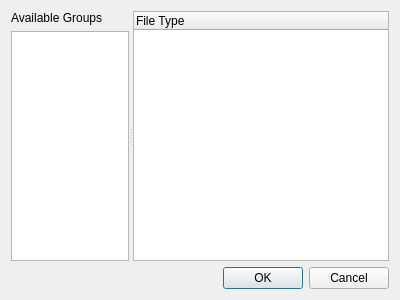
<?xml version="1.0" encoding="UTF-8"?>
<ui version="4.0">
 <class>FiltersDialog</class>
 <widget class="QDialog" name="FiltersDialog">
  <property name="geometry">
   <rect>
    <x>0</x>
    <y>0</y>
    <width>400</width>
    <height>300</height>
   </rect>
  </property>
  <property name="windowTitle">
   <string>Filters</string>
  </property>
  <property name="windowIcon">
   <iconset resource="../zima-cad-parts.qrc">
    <normaloff>:/gfx/icon.png</normaloff>:/gfx/icon.png</iconset>
  </property>
  <layout class="QGridLayout" name="gridLayout">
   <item row="0" column="0">
    <widget class="QSplitter" name="splitter">
     <property name="orientation">
      <enum>Qt::Horizontal</enum>
     </property>
     <widget class="QWidget" name="">
      <layout class="QVBoxLayout" name="verticalLayout">
       <item>
        <widget class="QLabel" name="label">
         <property name="text">
          <string>Available Groups</string>
         </property>
        </widget>
       </item>
       <item>
        <widget class="QListWidget" name="listWidget">
         <property name="alternatingRowColors">
          <bool>true</bool>
         </property>
        </widget>
       </item>
      </layout>
     </widget>
     <widget class="QTreeWidget" name="treeWidget">
      <property name="sizePolicy">
       <sizepolicy hsizetype="MinimumExpanding" vsizetype="Expanding">
        <horstretch>0</horstretch>
        <verstretch>0</verstretch>
       </sizepolicy>
      </property>
      <property name="alternatingRowColors">
       <bool>true</bool>
      </property>
      <column>
       <property name="text">
        <string notr="true">File Type</string>
       </property>
      </column>
     </widget>
    </widget>
   </item>
   <item row="1" column="0">
    <widget class="QDialogButtonBox" name="buttonBox">
     <property name="orientation">
      <enum>Qt::Horizontal</enum>
     </property>
     <property name="standardButtons">
      <set>QDialogButtonBox::Cancel|QDialogButtonBox::Ok</set>
     </property>
    </widget>
   </item>
  </layout>
 </widget>
 <resources>
  <include location="../zima-cad-parts.qrc"/>
 </resources>
 <connections>
  <connection>
   <sender>buttonBox</sender>
   <signal>rejected()</signal>
   <receiver>FiltersDialog</receiver>
   <slot>reject()</slot>
   <hints>
    <hint type="sourcelabel">
     <x>316</x>
     <y>260</y>
    </hint>
    <hint type="destinationlabel">
     <x>286</x>
     <y>274</y>
    </hint>
   </hints>
  </connection>
  <connection>
   <sender>buttonBox</sender>
   <signal>accepted()</signal>
   <receiver>FiltersDialog</receiver>
   <slot>accept()</slot>
   <hints>
    <hint type="sourcelabel">
     <x>248</x>
     <y>254</y>
    </hint>
    <hint type="destinationlabel">
     <x>157</x>
     <y>274</y>
    </hint>
   </hints>
  </connection>
 </connections>
</ui>
